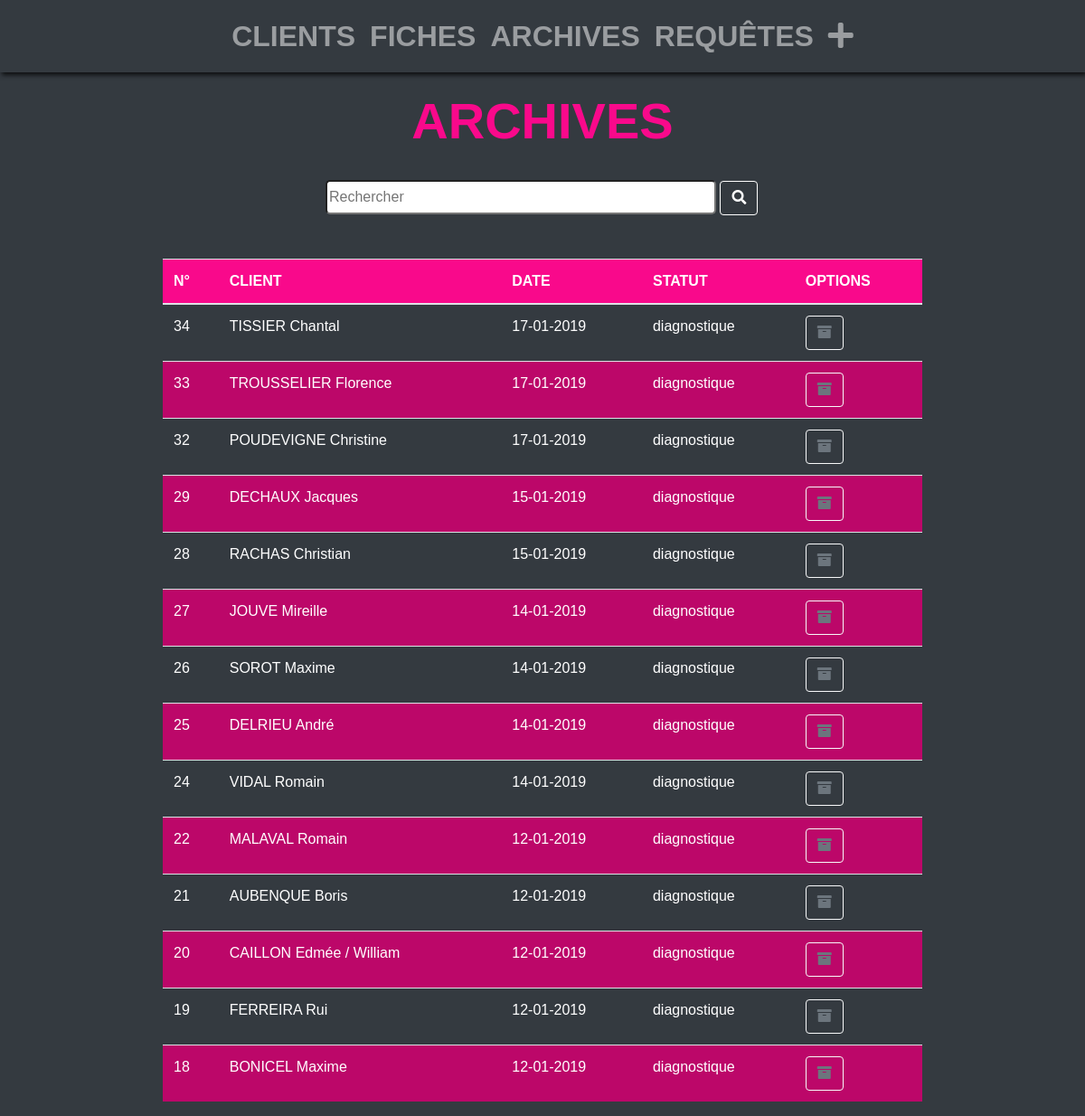
/archives/, run on the app's committed database.
### gestion_intervention/models.py (models this page shows, shortened)
class Sheet(models.Model):
    customer = models.ForeignKey(Customer)
    important = models.BooleanField(default=False)
    archive = models.BooleanField(default=False)
    date = models.DateTimeField(auto_now_add=True, blank=True)
    statut = models.CharField(max_length=40, choices=STATUS_SHEET)
    other = MultiSelectField(max_length=40, choices=OTHERS_CHOICES, null=True, blank=True )
    reason = models.TextField(null=True, blank=True)
    password = models.CharField(max_length=100, null=True, blank=True)
    resolution = models.TextField(null=True, blank=True)
    comment = models.TextField(null=True, blank=True)
    guarantee = models.BooleanField(default=False)
    def datepublished(self):
        return self.date.strftime('%d-%m-%Y')

class Customer(models.Model):
    first_name = models.CharField(max_length=50)
    last_name = models.CharField(max_length=50)
    slug = AutoSlugField(populate_from='first_name')
    email = models.EmailField(blank=True, null=True, unique=True)
    phone = models.CharField(max_length=70, null=False, blank=False)

### gestion_intervention/views.py (the view)
# urls.py: url(r'^archives/$', SheetListArchiveView.as_view(), name='archive-list'),
class SheetListArchiveView(ListView):
    models = Sheet
    template_name = 'gestion_intervention/archive_list.html'
    def get_queryset(self):
        return Sheet.objects.filter(archive=True).order_by('-date')

### gestion_intervention/templates/gestion_intervention/archive_list.html (shortened to what this page needs)
{% extends "gestion_intervention/base.html" %}
{% block content %}
<div class="col-12 archive_list">
    <h2>Archives</h2>
    <form class="search mx-auto" action="#" method="get">
        <input class="field" id="myCustomerInput" type="search" name="q" placeholder="Rechercher" class="form-control">
        <button class="btn " type="submit"><i class="fas fa-search"></i></button>
    </form>
    <table class="table table-hover">
        <thead class="archive_head_list">
            <tr>
                <th scope="col">N°</th>
                <th scope="col">Client</th>
                <th scope="col">Date</th>
                <th scope="col">statut</th>
                <th scope="col">Options</th>
            </tr>
        </thead>
        <tbody>
            {% for sheet in object_list %}
            <tr class="archive_table customerName">
                <td><a href="{% url 'sheet-detail' sheet.id %}">{{sheet.id}}</a></td>
                <td  scope="row"><a href="{% url 'sheet-detail' sheet.id %}">{% filter upper %}{{sheet.customer.last_name}}{% endfilter %}
                        {{sheet.customer.first_name}} {% if sheet.important == True %}<i class="fas fa-exclamation-triangle text-danger mr-1"></i>{% endif %}</a></td>
                <td><a href="{% url 'sheet-detail' sheet.id %}">{{sheet.datepublished}}</a></td>
                <td><a href="{% url 'sheet-detail' sheet.id %}">{{sheet.statut}}</a></td>
                <td>
                    <form class="archive_remove" method='POST' action="{% url 'remove-sheet-archive' sheet.id %}">
                        <button class="btn btn-light change-true text-muted" type="submit"><i class="fas fa-archive"></i></button>
                    </form>
                </td>
            </tr>
            {% endfor %}
        </tbody>
    </table>
</div>
{% endblock %}

### gestion_intervention/static/css/style.css (style rules this page uses)
.customer_list h2, .sheet_list h2, .request_list h2, .archive_list h2 { text-align: center; text-transform: uppercase; font-size: 3.5rem; font-weight: bold; }
.change-true { background-color: transparent; }
.archive_list h2 { color: #f9098b; }
.search { width: 40%; margin: 2rem auto 0 auto; margin-bottom: 3rem; }
.search button { border: 1px solid white; }
.search button i { color: white; }
.search .field { width: 90%; border-radius: 5px; height: 38px; }
.table { width: 70%; margin: 1rem auto; color: white; }
.table .archive_head_list { background-color: #f9098b; }
.table a { color: white; }
.table th { color: white; text-transform: uppercase; }
.table .archive_table:nth-child(even) { background-color: #bc0769; }
body { background-color: #343A40; font-family: Arial, sans-serif; }
.col-12 { padding: 0; margin-top: 50px; color: white; }

### data on the page
Sheet: id "34", customer.last_name "TISSIER", customer.first_name "Chantal", datepublished "17-01-2019", statut "diagnostique"
Sheet: id "33", customer.last_name "TROUSSELIER", customer.first_name "Florence", datepublished "17-01-2019", statut "diagnostique"
Sheet: id "32", customer.last_name "POUDEVIGNE", customer.first_name "Christine", datepublished "17-01-2019", statut "diagnostique"
Sheet: id "29", customer.last_name "DECHAUX", customer.first_name "Jacques", datepublished "15-01-2019", statut "diagnostique"
Sheet: id "28", customer.last_name "RACHAS", customer.first_name "Christian", datepublished "15-01-2019", statut "diagnostique"
Sheet: id "27", customer.last_name "JOUVE", customer.first_name "Mireille", datepublished "14-01-2019", statut "diagnostique"
Sheet: id "26", customer.last_name "SOROT", customer.first_name "Maxime", datepublished "14-01-2019", statut "diagnostique"
Sheet: id "25", customer.last_name "DELRIEU", customer.first_name "André", datepublished "14-01-2019", statut "diagnostique"
Sheet: id "24", customer.last_name "VIDAL", customer.first_name "Romain", datepublished "14-01-2019", statut "diagnostique"
Sheet: id "22", customer.last_name "MALAVAL", customer.first_name "Romain", datepublished "12-01-2019", statut "diagnostique"
Sheet: id "21", customer.last_name "AUBENQUE", customer.first_name "Boris", datepublished "12-01-2019", statut "diagnostique"
Sheet: id "20", customer.last_name "CAILLON", customer.first_name "Edmée / William", datepublished "12-01-2019", statut "diagnostique"
Sheet: id "19", customer.last_name "FERREIRA", customer.first_name "Rui", datepublished "12-01-2019", statut "diagnostique"
Sheet: id "18", customer.last_name "BONICEL", customer.first_name "Maxime", datepublished "12-01-2019", statut "diagnostique"
